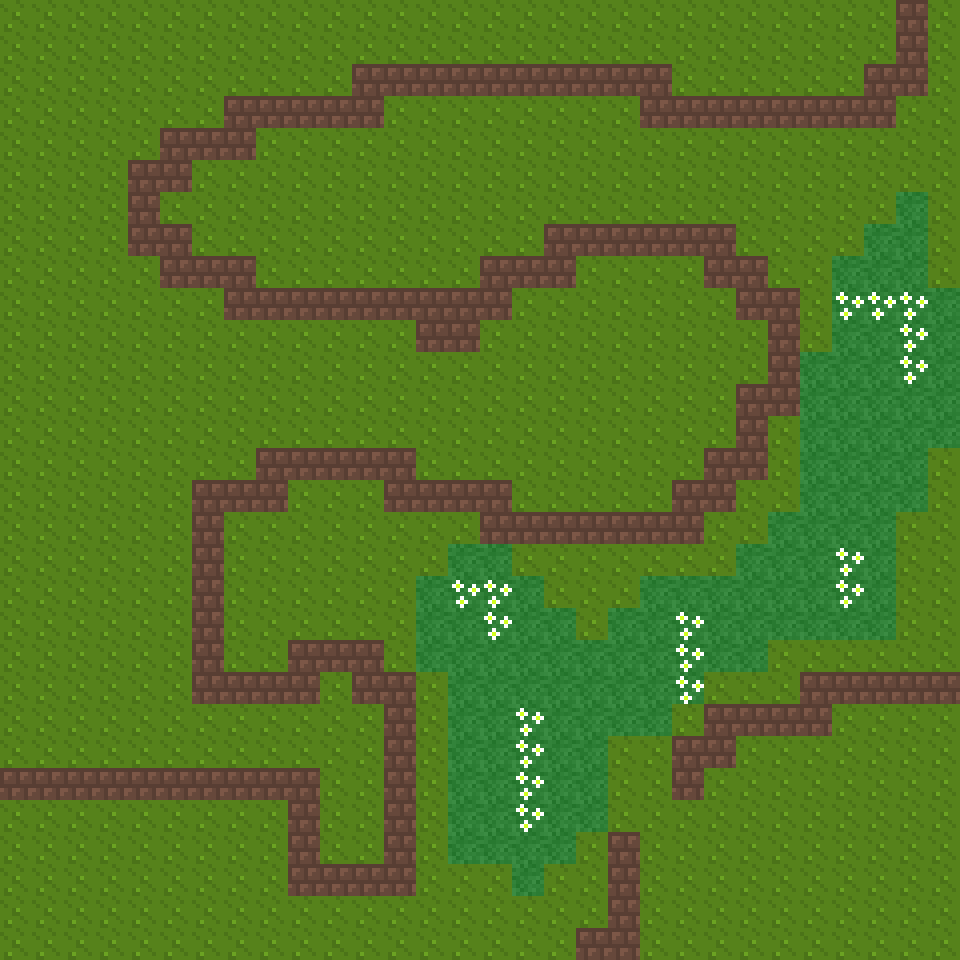

Tiled map render using the project's own tile images. Description and the map definition, with tile-layer contents summarised, below:
An orthogonal 30x30 tile map with 32x32 px tiles, 2 tile layers (walkable, blocked).

<map version="1.0" orientation="orthogonal" renderorder="right-down" width="30" height="30" tilewidth="32" tileheight="32" nextobjectid="1">
 <tileset firstgid="1" name="maptiles" tilewidth="32" tileheight="32">
  <image source="../maptiles.png" width="512" height="512" />
 </tileset>
 <layer name="walkable" width="30" height="30">
  <data>[900 cells, 900 non-empty, 5 distinct tile ids]</data>
 </layer>
 <layer name="blocked" width="30" height="30">
  <data>[900 cells, 142 non-empty, 1 distinct tile ids]</data>
 </layer>
</map>
